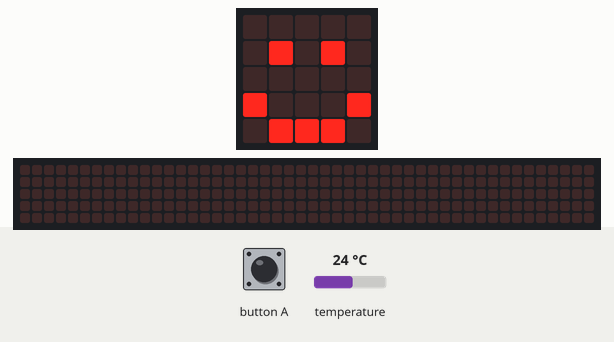
This program was run on a simulated BBC micro:bit (MakeCode). On the bench: the board's 5×5 LED display, a strip that is not on the board, showing the scrolling text unrolled. The inputs (shaded band) are chosen by the test bench; at power-on: temperature 24 °C. The 48×5 strip is a reading aid, not a part: it shows the text the display is scrolling, unrolled, one strip-width of it at a time.

Above: at 2.8 s.
2.9 s: button A pressed for 0.15 s
At 6.6 s:
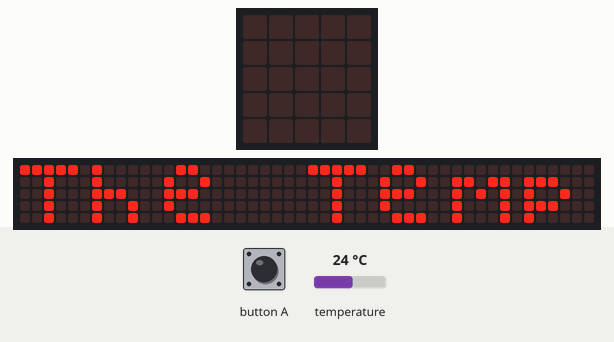
At 21.12 s:
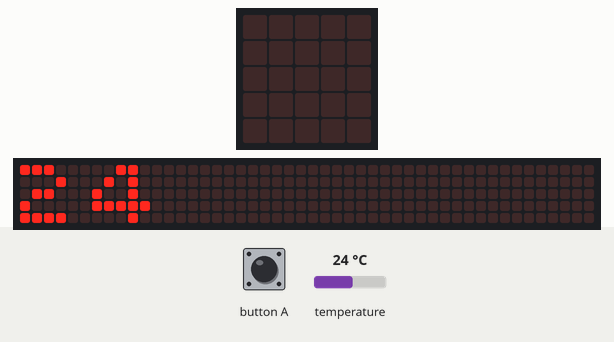

Measured:
- after the input at 2.9 s, the display: changes after 0.15 s (image 1)
- what the display in image 1 shows lasts 0.6 s, from 6.2 s to 6.8 s

The program:

main.ts
```typescript
// (licence header left out)
basic.clearScreen()
basic.showIcon(IconNames.Happy)
basic.pause(1000)

// when A button pressed temperature is shown
let temperature: number

input.onButtonPressed(Button.A, function () {
//displaying temperature on microbit
    basic.clearScreen()
    basic.showString('The Temperature is:')
    temperature = input.temperature()
    basic.showNumber(temperature)

    basic.clearScreen()
    basic.showIcon(IconNames.Happy)
})
```
